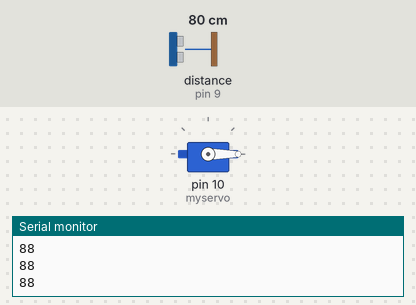
The sketch below on a simulated Arduino Uno, built with avr-gcc and run on an emulated ATmega328P. Shown: servo, the last lines printed to the serial monitor. Wiring (inferred from the names in the program): ultrasonic range finder: trigger pin 8; echo pin 9. Inputs (shaded band) come from the test bench; at power-on: distance to the obstacle (sensor on pin 9) 80 cm. The echo pulse lasts 58.3 µs per cm.

Above: at 1.2 s.
1.3 s: distance to the obstacle (sensor on pin 9) set to 11 cm
2.8 s: distance to the obstacle (sensor on pin 9) set to 8 cm
At 3.3 s:
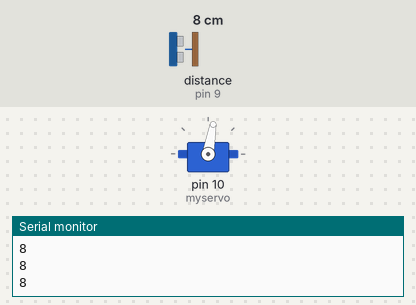
4.4 s: distance to the obstacle (sensor on pin 9) set to 18 cm
At 4.9 s:
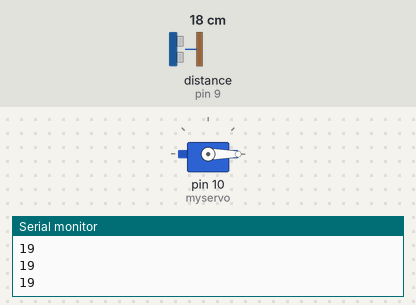
6.0 s: distance to the obstacle (sensor on pin 9) set to 2 cm
At 6.6 s:
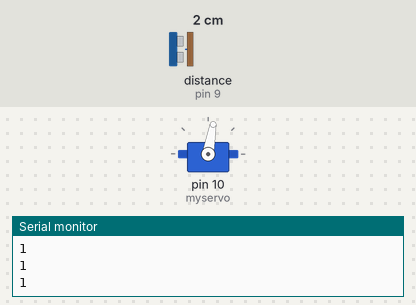
Timing chart, 0 to 8.6 s (numbered marks = the images above; inputs shaded):
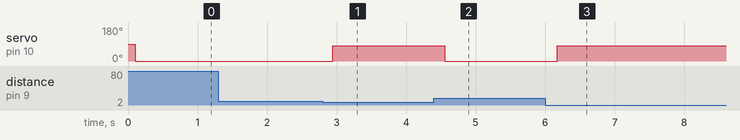

The sketch:

smart_dustbin.ino
```cpp
#define TRIGPIN 8
#define ECHOPIN 9
#include<Servo.h>
Servo myservo;//assigning new name to servo as myservo
void setup() {
  // put your setup code here, to run once:
pinMode(TRIGPIN,OUTPUT);
pinMode(ECHOPIN,INPUT);
Serial.begin(9600);
myservo.attach(10);//attaching Servo to pin 10
}

void loop() {
  // put your main code here, to run repeatedly:
long duration,distance;
digitalWrite(TRIGPIN,LOW);
delayMicroseconds(2);
digitalWrite(TRIGPIN,HIGH);
delayMicroseconds(10);
digitalWrite(TRIGPIN,LOW);
delayMicroseconds(2);
duration=pulseIn(ECHOPIN,HIGH);
distance=duration*0.038/2;
Serial.println(distance);
delay(100);
if (distance<10)
{
  myservo.write(80);
  delay(100);
}
else
{
  myservo.write(0);
delay(100);
}
}
```

Measured:
- the behaviour switches between 10 and 9 cm on distance to the obstacle (sensor on pin 9) (found by bisection; images 0 and 1)
- after the input at 2.8 s, servo on pin 10 (myservo): 0° → 80° after 0.15 s
- after the input at 4.4 s, servo on pin 10 (myservo): 80° → 0° after 0.16 s
- after the input at 6.0 s, servo on pin 10 (myservo): 0° → 80° after 0.17 s
